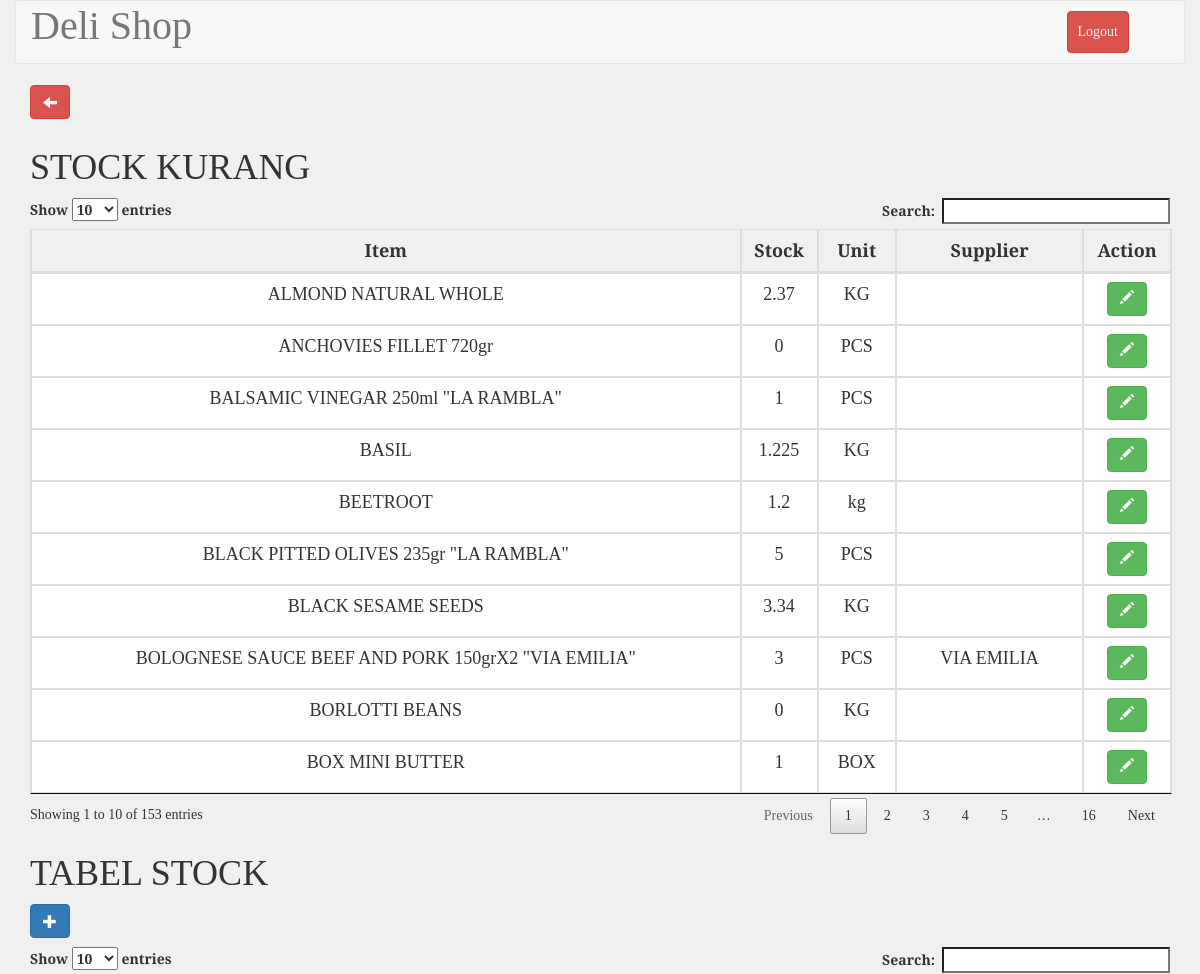
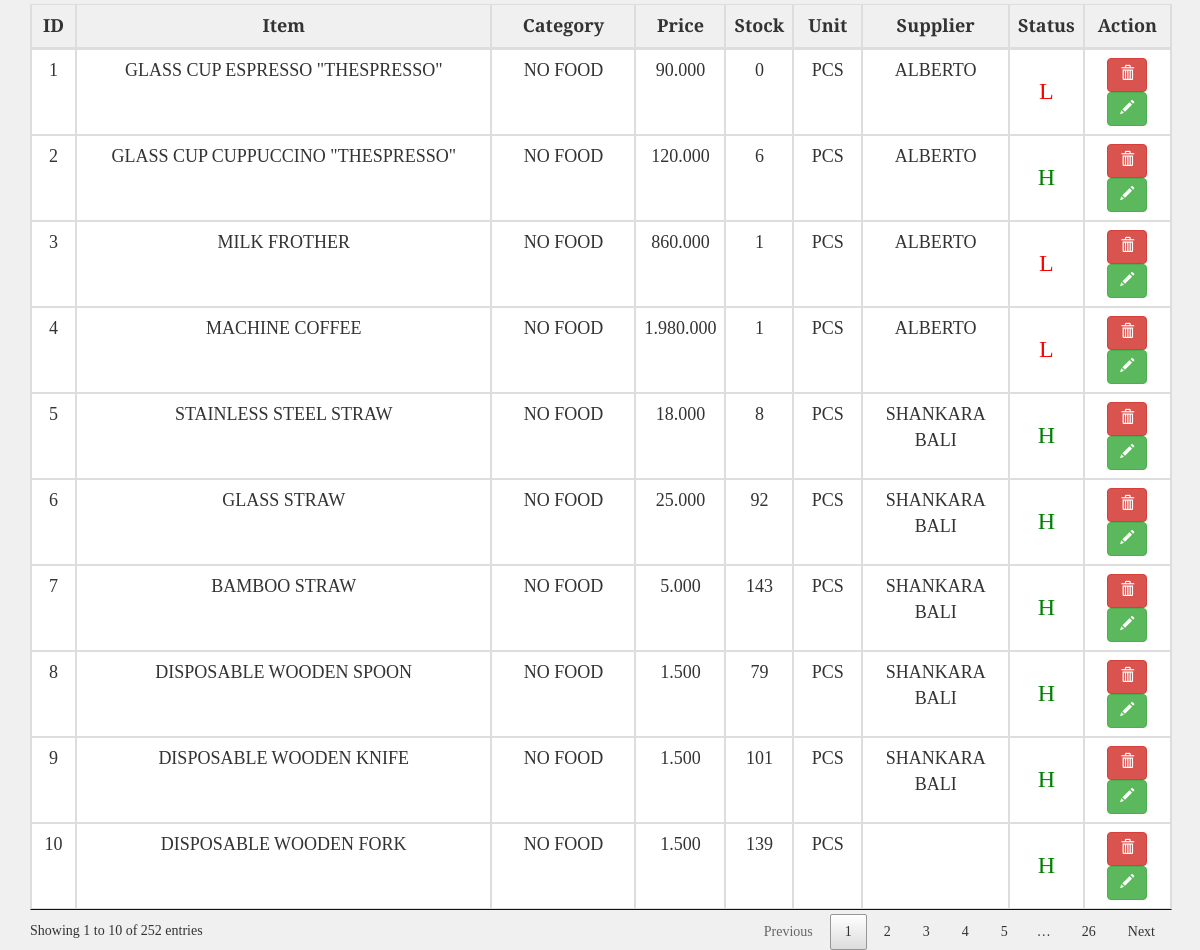
The page /stock.php (signed in) on the database its author committed (2 pictures, top to bottom).
### tables this page shows
CREATE TABLE `tb_barang` (
  `id` int(10) unsigned NOT NULL AUTO_INCREMENT,
  `item` varchar(100) NOT NULL,
  `price` double NOT NULL,
  `stock` float unsigned NOT NULL,
  `unit` varchar(100) NOT NULL,
  `kategori` int(11) NOT NULL,
  `supplier` int(11) NOT NULL,
  PRIMARY KEY (`id`)
);

CREATE TABLE `tb_supplier` (
  `id_supplier` int(11) NOT NULL AUTO_INCREMENT,
  `nm_supplier` varchar(200) DEFAULT NULL,
  `address` varchar(200) DEFAULT NULL,
  `no_hp` varchar(200) DEFAULT NULL,
  PRIMARY KEY (`id_supplier`)
);

CREATE TABLE `tb_kategori` (
  `id` int(11) NOT NULL AUTO_INCREMENT,
  `date_insert` datetime NOT NULL,
  `nm_kategori` varchar(100) NOT NULL,
  `description` text NOT NULL,
  PRIMARY KEY (`id`)
);

### stock.php (the view, shortened to what this page needs)
<?php
include_once 'koneksi.php';
$barang = mysqli_query($conn, "SELECT tb_barang.`id`, tb_barang.`item`, tb_barang.`price`, tb_barang.`stock`, tb_barang.`unit`, tb_kategori.nm_kategori AS kategori, tb_supplier.`nm_supplier` AS supplier FROM tb_barang LEFT JOIN tb_kategori ON tb_barang.`kategori`=tb_kategori.`id` LEFT JOIN tb_supplier ON tb_barang.`supplier`=tb_supplier.`id_supplier` order by id desc;");
$stock_kurang = mysqli_query($conn, "SELECT tb_barang.id, tb_barang.item, tb_barang.stock, tb_barang.unit, tb_supplier.`nm_supplier` AS supplier FROM tb_barang LEFT JOIN tb_supplier ON tb_barang.`supplier`=tb_supplier.`id_supplier` WHERE tb_barang.stock<='5';");
?>
<!DOCTYPE html>
<html>
	<?php include("./templates/header.php"); ?>
	<link rel="stylesheet" type="text/css" href="./css/stockStyle.css">
	<body>
		<div class="container-fluid">
			<div class="row">
				<div class="col-md-12 header">
					<nav class="navbar navbar-default" role="navigation">
						<div class="container-fluid">
							<div class="navbar-header">
								<a class="navbar-brand" style="font-size: 40px;" href="#">Deli Shop</a>
							</div>
							<div class="collapse navbar-collapse navbar-ex1-collapse">
								<ul class="nav navbar-nav navbar-right">
									<li><a type="button" class="btn btn-danger" style="margin: 10px; padding: 10px;" href="logout.php">Logout</a></li>
									<li><a href=""> </a></li>
								</ul>
							</div>
						</div>
					</nav>
				</div>
			</div>
		</div>
		<div class="container">
			<div class="row">
			<div class="col-md-12 ">
			<a type="button" class="btn btn-danger glyphicon glyphicon-arrow-left" href="administrator.php" style="margin:0 5px 10px 0;"></a>
					<h1>STOCK KURANG</h1>
					<table id="example2" class="table table-bordered" style="width: 100%;">
						<thead>
							<tr>
								<th>Item</th>
								<th>Stock</th>
								<th>Unit</th>
								<th>Supplier</th>
								<th>Action</th>
							</tr>
						</thead>
						<tbody>
							<?php
							$no=1;
							foreach ($stock_kurang as $kurang) {?>
							<tr>
								<td><?php echo $kurang['item']?></td>
								<td><?php echo $kurang['stock']?></td>
								<td><?php echo $kurang['unit']?></td>
								<td><?php echo $kurang['supplier']?></td>
								<td>
									<a type="button" class="btn btn-success" href="edit_data.php?id=<?php echo $kurang['id'];?>"><span class="glyphicon glyphicon-pencil"></span></a>
								</td>
							</tr>
							<?php $no++; }?>
						</tbody>
					</table>
				</div>
				<div class="col-md-12">
					<table id="example" class="table table-bordered" style="width: 100%;">
						<h1>TABEL STOCK</h1>
						<a type="button" class="btn btn-primary glyphicon glyphicon-plus" href="add_data.php" style="margin: 0 0 10px 0" ></a>
						<thead>
							<tr>
								<th>ID</th>
								<th>Item</th>
								<th>Category</th>
								<th>Price</th>
								<th>Stock</th>
								<th>Unit</th>
								<th>Supplier</th>
								<th>Status</th>
								<th>Action</th>
							</tr>
						</thead>
						<tbody>
							<?php
							$no=1;
							foreach ($barang as $data) {?>
							<tr>
								<td><?php echo $no ?></td>
								<td><?php echo $data["item"];?></td>
								<td><?php echo $data["kategori"];?></td>
								<td><?php echo rupiah($data["price"]);?></td>
								<td id="stock"><?php echo $data["stock"];?><?php if($data["stock"]<=5){?>
									<?php }elseif($data["stock"]>10 && $data["stock"]<=30){?>
								<?php }?>
								</td>
								<td><?php echo $data["unit"];?></td>
								<td><?php echo $data["supplier"];?></td>
								<td><?php if($data["stock"]<=5){ ?>
									<h3 style="color:red;">L</h3>
								<?php }else{ ?>
									<h3 style="color:green;">H</h3>
								<?php }?></td>
								<td>
									<button class="btn btn-danger deleteItem" id="<?php echo $data['id']; ?>"><span class="glyphicon glyphicon-trash"></span></button>
									<a type="button" class="btn btn-success" href="edit_data.php?id=<?php echo $data['id'];?>"><span class="glyphicon glyphicon-pencil"></span></a>
								</td>
							</tr>
							<?php $no++; }?>
						</tbody>
					</table>
				</div>
			</div>
		</div>
	</body>
</html>

### templates/header.php (shortened to what this page needs)
<head>
    <link rel="stylesheet" type="text/css" href="./assets/jquery.dataTables.min.css">
    <link rel="stylesheet" href="./assets/bootstrap3.3.7/css/bootstrap.min.css">
    <link href="./assets/select2.min.css" rel="stylesheet" />
    <link rel="stylesheet" href="./assets/chart.css">
    <link rel="stylesheet" href="./assets/pace.css">
    <?php
        function rupiah($angka){
            $hasil_rupiah = number_format($angka,0,'','.');
            return $hasil_rupiah;
        }
    ?>
</head>

### css/stockStyle.css (style rules this page uses)
html,body { font-family: 'Slabo 27px', serif; background-color: #f0f0f0; }
#example, th, td { font-size: 18px; text-align: center; width: auto; }
.navbar-default .navbar-nav>li>a { color: #f0f0f0 !important; }

### rows shown on the page
tb_barang: item "ANCHOVIES FILLET 720gr", stock "0", unit "PCS"
tb_barang: item "BALSAMIC VINEGAR 250ml \"LA RAMBLA\"", stock "1", unit "PCS"
tb_barang: item "BLACK PITTED OLIVES 235gr \"LA RAMBLA\"", stock "5", unit "PCS"
tb_barang: item "BASIL", stock "1.225", unit "KG"
tb_barang: item "BEETROOT", stock "1.2", unit "kg"
tb_barang: item "BORLOTTI BEANS", stock "0", unit "KG"
tb_barang: item "BLACK SESAME SEEDS", stock "3.34", unit "KG"
tb_barang: item "ALMOND NATURAL WHOLE", stock "2.37", unit "KG"
tb_barang: item "BOX MINI BUTTER", stock "1", unit "BOX"
tb_barang: item "BOLOGNESE SAUCE BEEF AND PORK 150grX2 \"VIA EMILIA\"", stock "3", unit "PCS", tb_supplier.nm_supplier "VIA EMILIA"
tb_barang: item "GLASS CUP ESPRESSO \"THESPRESSO\"", tb_kategori.nm_kategori "NO FOOD", price "90.000", stock "0", unit "PCS", tb_supplier.nm_supplier "ALBERTO"
tb_barang: item "GLASS CUP CUPPUCCINO \"THESPRESSO\"", tb_kategori.nm_kategori "NO FOOD", price "120.000", stock "6", unit "PCS", tb_supplier.nm_supplier "ALBERTO"
tb_barang: item "MILK FROTHER", tb_kategori.nm_kategori "NO FOOD", price "860.000", stock "1", unit "PCS", tb_supplier.nm_supplier "ALBERTO"
tb_barang: item "MACHINE COFFEE", tb_kategori.nm_kategori "NO FOOD", price "1.980.000", stock "1", unit "PCS", tb_supplier.nm_supplier "ALBERTO"
tb_barang: item "STAINLESS STEEL STRAW", tb_kategori.nm_kategori "NO FOOD", price "18.000", stock "8", unit "PCS", tb_supplier.nm_supplier "SHANKARA BALI"
tb_barang: item "GLASS STRAW", tb_kategori.nm_kategori "NO FOOD", price "25.000", stock "92", unit "PCS", tb_supplier.nm_supplier "SHANKARA BALI"
tb_barang: item "BAMBOO STRAW", tb_kategori.nm_kategori "NO FOOD", price "5.000", stock "143", unit "PCS", tb_supplier.nm_supplier "SHANKARA BALI"
tb_barang: item "DISPOSABLE WOODEN SPOON", tb_kategori.nm_kategori "NO FOOD", price "1.500", stock "79", unit "PCS", tb_supplier.nm_supplier "SHANKARA BALI"
tb_barang: item "DISPOSABLE WOODEN KNIFE", tb_kategori.nm_kategori "NO FOOD", price "1.500", stock "101", unit "PCS", tb_supplier.nm_supplier "SHANKARA BALI"
tb_barang: item "DISPOSABLE WOODEN FORK", tb_kategori.nm_kategori "NO FOOD", price "1.500", stock "139", unit "PCS", shows "H"
